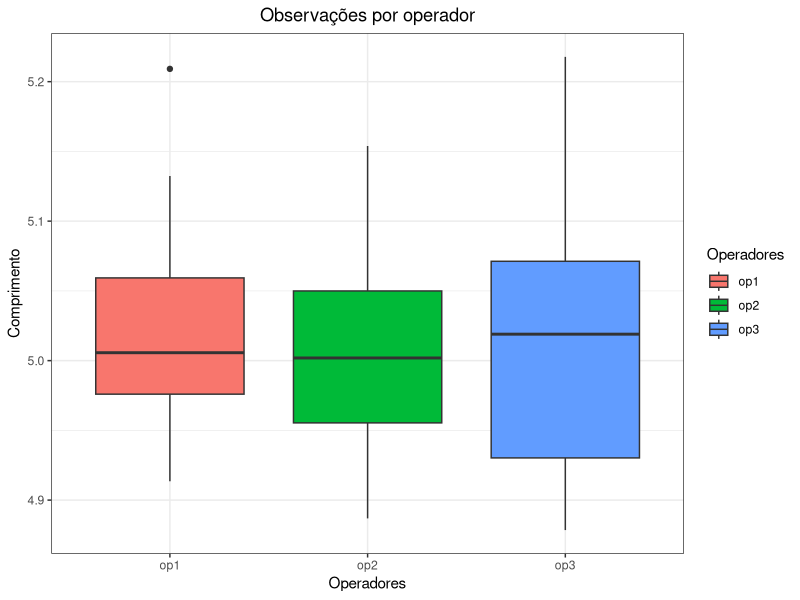
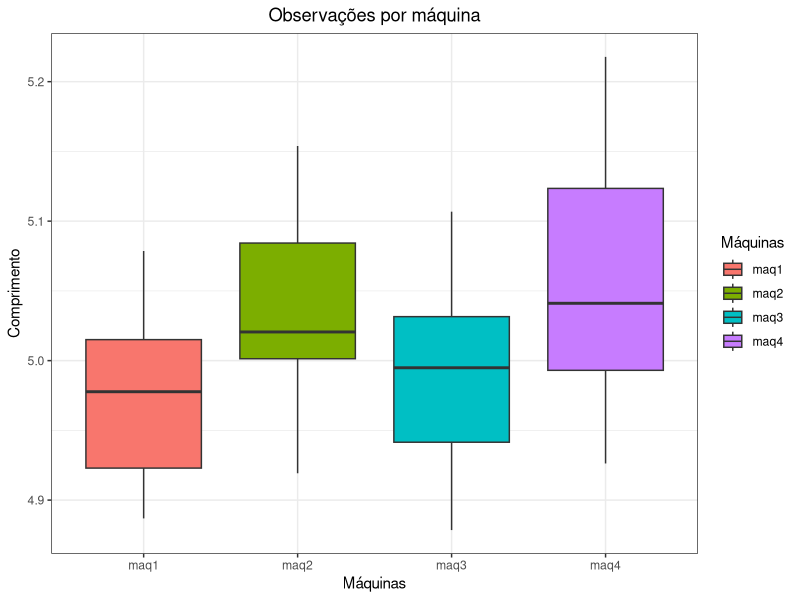
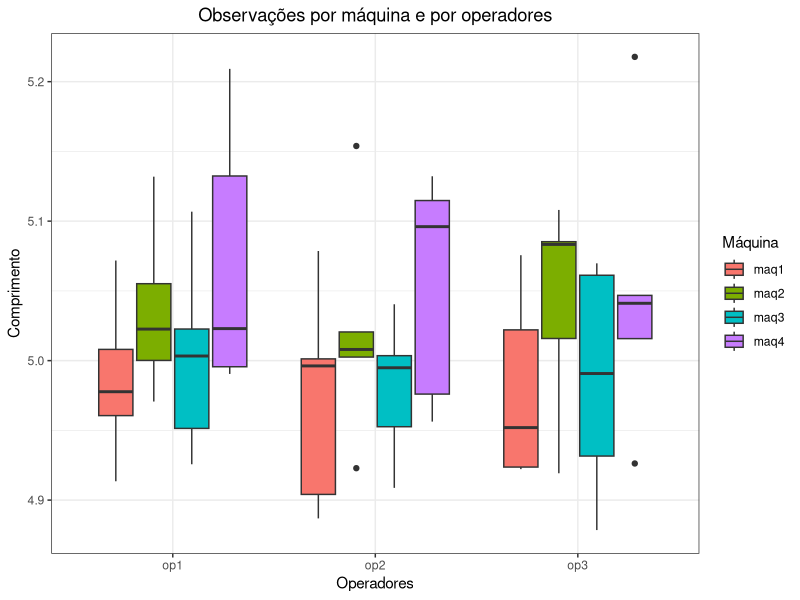

The R source for these figures, in order:
## ---- chunk 1
library(lme4)
library(ggplot2)
library(car)
require(lattice)
library(nlme)

theme_set(theme_bw())
theme_update(plot.title = element_text(hjust = 0.5))
## ---- chunk 2
set.seed(100)
mu <- 5
n_op <- 3
n_maq <- 4
n_replica <- 5
N <- n_op * n_maq * n_replica
operadores <- c(0.005, -0.005, 0)
var_maq <- 0.1
var_erro <- 0.05

media_geral <- rep(mu, N)
operadores <- rep(operadores, each=n_maq * n_replica)
erro_por_maq <- rnorm(n_maq, 0, var_maq)
erro_maq <- rep(erro_por_maq, each = n_replica, times = n_op)
erro_geral <- round(rnorm(N, 0, var_erro), 4)

observacoes <- media_geral + operadores + erro_maq + erro_geral

nomes_op <- as.factor(c("op1", "op2", "op3"))
nomes_maq <- as.factor(c("maq1", "maq2", "maq3", "maq4"))

dados <- data.frame(
  operadores=rep(nomes_op, each=n_maq * n_replica),
  maquina=rep(nomes_maq, times=n_op * n_replica),
  obs=observacoes
)
#dados$operadores <- as.factor(dados$operadores)
#dados$maquina <- as.factor(dados$maquina)

#-----------------------------




## ---- chunk 3
set.seed(123)
print(dados[sample(N, 5),])
## ---- chunk 4
p <- ggplot(dados, aes(x=operadores, y=obs, fill=operadores))+
  geom_boxplot() 
p +  labs(
    x = 'Operadores',
    y = 'Comprimento',
    title = 'Observações por operador',
    fill = 'Operadores'
  )
## ---- chunk 5
p <- ggplot(dados, aes(x=maquina, y=obs, fill=maquina))+
  geom_boxplot() 
p +  labs(
    x = 'Máquinas',
    y = 'Comprimento',
    title = 'Observações por máquina',
    fill = 'Máquinas'
  )
## ---- chunk 6
p <- ggplot(dados, aes(x=operadores, y=obs, fill=maquina, hue=maquina))+
  geom_boxplot() 
p +  labs(
    x = 'Operadores',
    y = 'Comprimento',
    title = 'Observações por máquina e por operadores',
    fill = 'Máquina'
  ) 
## ---- chunk 7
# Ajuste do modelo com nlme
modelo_nlme <- lme(fixed = obs ~ operadores, random = ~ 1 | maquina, data = dados)

summary(modelo_nlme)

# Componentes de variância
var_components_nlme <- VarCorr(modelo_nlme)
print(var_components_nlme)

